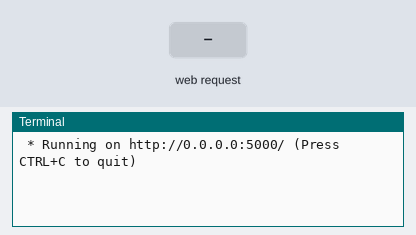
A program run on a simulated Raspberry Pi (BCM pin numbers). Shown: the last lines printed to the terminal. The test bench sets the inputs (shaded band). The camera gives no picture and a still takes 0.5 s; the run ends when the program shuts the computer down; the clock reads 2024-03-15 10:24:30 at power-on unless the program sets it. At 4.3 s the program puts the board to deep sleep or switches it off; the recording ends there.

Above: at 1.2 s.
1.3 s: HTTP request for / received
At 2.5 s:
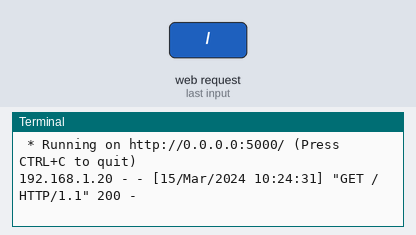
2.8 s: HTTP request for / received with the fields submit=Take
At 3.9 s:
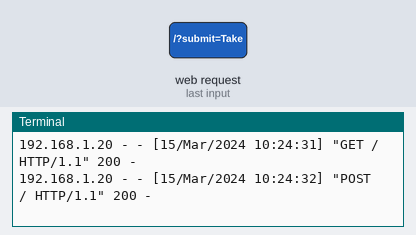

The program:

camera_underwater.py
```python
from flask import Flask, render_template,request, redirect, url_for
import os, shutil
from picamera2 import Picamera2
from datetime import datetime
from subprocess import call

app = Flask(__name__)
app.config['SEND_FILE_MAX_AGE_DEFAULT'] = 1

# Make the a subdirectory for images.
os.makedirs("static", exist_ok = True)

started = False # Make sure we only create the camera object once!
def start_camera():
    global started, cam, message
    if not started:
        cam = Picamera2()
        message = "Camera ready"
        started = True

def take_picture(): # take a picture

    global message

    t='{:%Y%m%d-%H%M%S}'.format(datetime.now())
    filename = 'snap'+t+'.jpg'
    # Take the photo
    cam.start_and_capture_file(f"static/{filename}",
                               show_preview=False)
    # Copy it to the latest.jpg file
    shutil.copyfile(f"static/{filename}", 'static/latest.jpg')

    message = f"Took photo: {filename}"

@app.route('/', methods = ['POST','GET'])
def hello_world():

    global message

    start_camera() # Start up the camera

    if request.method == 'POST':

        if request.form['submit'] == 'Take Photo':
            take_picture()
        elif request.form['submit'] == 'Shutdown':
            call("sudo shutdown --poweroff now", shell=True)
        else:
            pass

    df = os.statvfs('/') # are we running out of disk space?
    df_size = df.f_frsize * df.f_blocks
    df_avail = df.f_frsize * df.f_bfree
    df_pc = round(100 -(100 * df_avail/df_size),1)

    # Display the web page template with our template variables
    return render_template('index.html', message=message,
                           df_pc=df_pc)

if __name__ == "__main__":

    # let's launch our site!
    app.run(host='0.0.0.0',port=5000,debug=True)
```

Measured:
- after the input at 1.3 s, the terminal: prints a new line at once (image 1)
- after the input at 2.8 s, the terminal: prints a new line at once (image 2)
